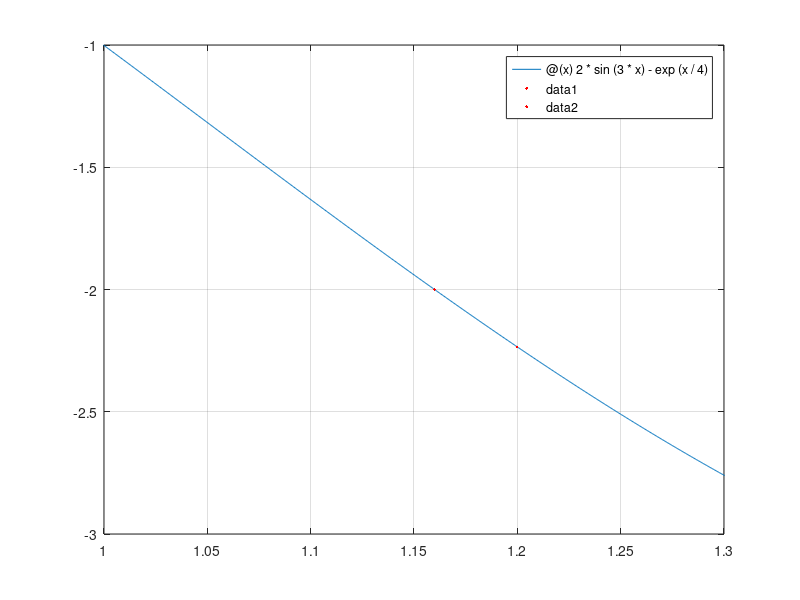

Write the MATLAB code that produced this figure.
f = @(x) 2*sin(3*x) - exp(x/4) + 2;
dfdx = @(x) 6*cos(3*x) - exp(x/4)/4;

tol = 1e-8;
max_iter = 100;
x = 1.2;

while abs(f(x)) > tol && j < max_iter
    x = x - (f(x))/dfdx(x);
    j = j + 1;
end


g = @(x) 2*sin(3*x) - exp(x/4);
fplot(g);
grid on
hold on
xlim([1 1.3]);
ylim([-3 -1]);

plot(1.2, g(1.2), '.r');
plot(x, g(x), '.r')

hold off